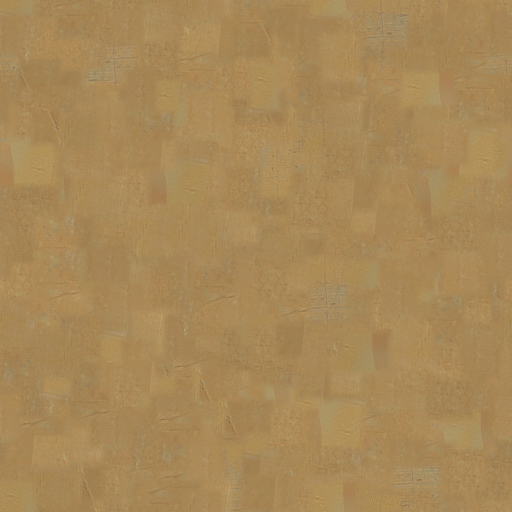
#> input picture tools/art/explorer_proto/pappe_miniatur_v2/scans/kraft_foto_albedo.jpg, 1024 x 1024 px (shown at 1/2 size)
$ python -i prints.py   (imports and definitions only)
#> lines starting #> are read from the running program, lines starting #| are printed output that depends on the picture
#> further down, picture is the input picture: PIL image 1024x1024 RGB; mean R, G, B 167.5, 136.1, 87.4
# Richtung E "Buehnenstadt Shibai-machi": gemalte Kulissen-Texturen (Pillow, eigene Entwuerfe,
# keine Fremdbilder, keine Familienwappen, keine Kumadori bekannter Rollen).
# Aufruf: python3 prints.py -> prints/*.png
import os, math, random
from PIL import Image, ImageDraw, ImageFont, ImageFilter

H = os.path.dirname(os.path.abspath(__file__))
OUT = os.path.join(H, "prints")
# [1 line not run here, left out]
SERIF = os.path.join(H, "fonts", "NotoSerifJP-Black-Subset.otf")
def rgb(h): h = h.lstrip("#"); return tuple(int(h[i:i+2], 16) for i in (0, 2, 4))
P = dict(sumi="#1A1714", gofun="#F2ECE0", hinoki="#D9B884", wood="#6B4A2E", wood_d="#3B281A", kaki="#B4542A",
         moegi="#45603F", ai="#2B3A67", asagi="#5E8FA8", beni="#C1272D", sakura="#F2B8C6", roof="#3A3A42", shoji="#EFE6D2")

# [5 lines left out: function vtext, not called in this run]

def paper_grain(img, amt=10, seed=1):
#> called with amt = 10, seed = 1
    random.seed(seed)
    n = Image.effect_noise(img.size, 40).convert("L").filter(ImageFilter.GaussianBlur(0.6))
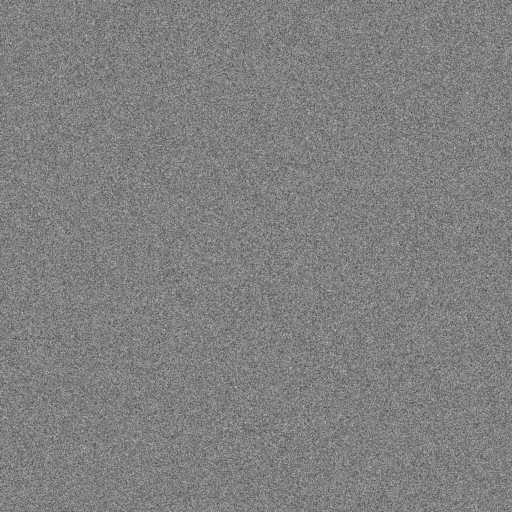
#> n: PIL image 1024x1024 L (shown at 1/2 size); min 36, max 218, mean 127.5
    g = Image.merge("RGB", (n, n, n))
    return Image.blend(img, Image.composite(img, g, Image.new("L", img.size, 255 - amt)), 0.5)

# 1) Laterne (Chochin): Papier, rote Baender, schwarzes 大入 senkrecht
# [170 lines left out: functions lantern, mask_banner, machiya, roof, exit_sign, sign_hanamichi and 3 more, not called in this run]

# [4 lines not run here, left out]

>>> from PIL import Image
>>> picture = Image.open('../pappe_miniatur_v2/scans/kraft_foto_albedo.jpg')
>>> result = paper_grain(picture)

$ run again, on tools/art/explorer_proto/pappe_miniatur_v2/scans/holz_rough.jpg
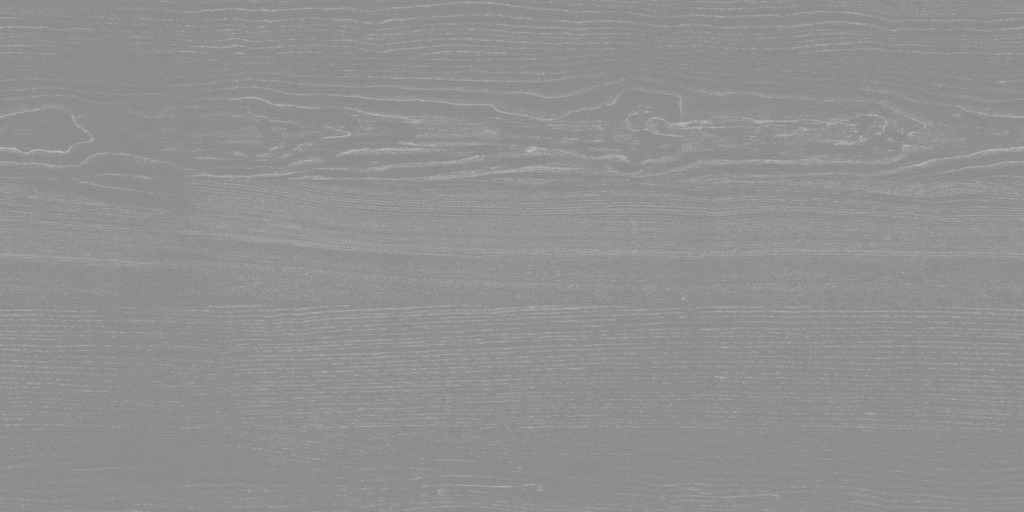
#> input picture tools/art/explorer_proto/pappe_miniatur_v2/scans/holz_rough.jpg, 1024 x 512 px
#> picture is the input picture: PIL image 1024x512 RGB; min 133, max 191, mean 144.7
#> in paper_grain, `n = Image.effect_noise(img.size, 40).convert("L").filter(ImageFilter.G..`:
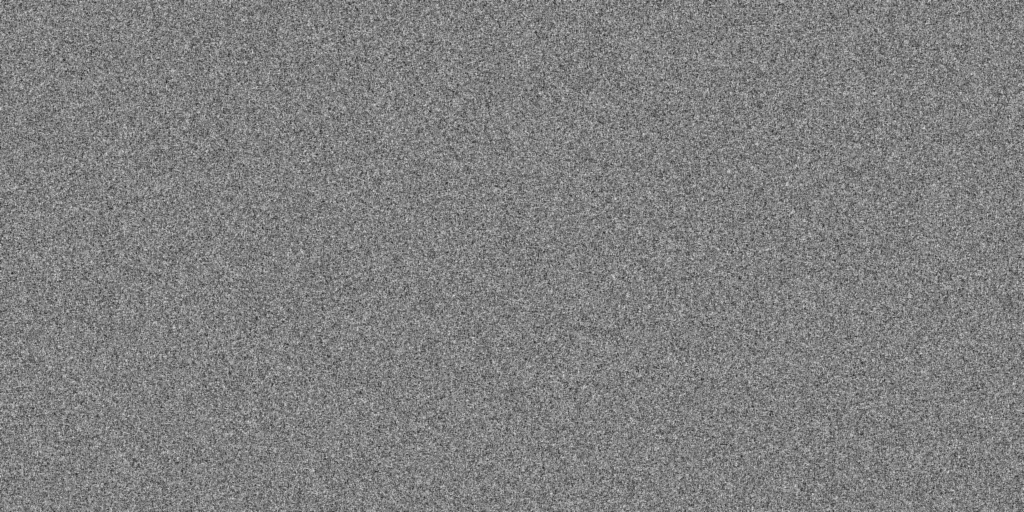
#> n: PIL image 1024x512 L; min 36, max 214, mean 127.5
